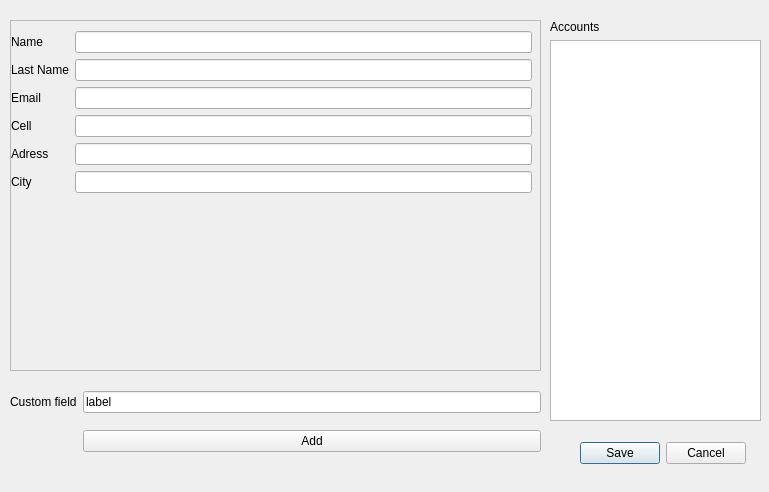
<?xml version="1.0" encoding="UTF-8"?>
<ui version="4.0">
 <class>DlgProfiles</class>
 <widget class="QWidget" name="DlgProfiles">
  <property name="geometry">
   <rect>
    <x>0</x>
    <y>0</y>
    <width>769</width>
    <height>492</height>
   </rect>
  </property>
  <property name="windowTitle">
   <string>Dialog</string>
  </property>
  <widget class="QWidget" name="verticalLayoutWidget">
   <property name="geometry">
    <rect>
     <x>550</x>
     <y>20</y>
     <width>211</width>
     <height>401</height>
    </rect>
   </property>
   <layout class="QVBoxLayout" name="verticalLayout">
    <item>
     <widget class="QLabel" name="label_7">
      <property name="text">
       <string>Accounts</string>
      </property>
     </widget>
    </item>
    <item>
     <widget class="QTreeView" name="treeView"/>
    </item>
   </layout>
  </widget>
  <widget class="QWidget" name="gridLayoutWidget">
   <property name="geometry">
    <rect>
     <x>10</x>
     <y>380</y>
     <width>531</width>
     <height>83</height>
    </rect>
   </property>
   <layout class="QGridLayout" name="gridLayout">
    <item row="0" column="0">
     <widget class="QLabel" name="label_8">
      <property name="text">
       <string>Custom field</string>
      </property>
     </widget>
    </item>
    <item row="1" column="1">
     <widget class="QPushButton" name="pushButton">
      <property name="text">
       <string>Add</string>
      </property>
     </widget>
    </item>
    <item row="0" column="1">
     <widget class="QLineEdit" name="lineEdit_8">
      <property name="text">
       <string>label</string>
      </property>
     </widget>
    </item>
   </layout>
  </widget>
  <widget class="QDialogButtonBox" name="buttonBox">
   <property name="geometry">
    <rect>
     <x>570</x>
     <y>440</y>
     <width>176</width>
     <height>27</height>
    </rect>
   </property>
   <property name="standardButtons">
    <set>QDialogButtonBox::Cancel|QDialogButtonBox::Save</set>
   </property>
  </widget>
  <widget class="QScrollArea" name="scrollArea">
   <property name="geometry">
    <rect>
     <x>10</x>
     <y>20</y>
     <width>531</width>
     <height>351</height>
    </rect>
   </property>
   <property name="widgetResizable">
    <bool>true</bool>
   </property>
   <widget class="QWidget" name="scrollAreaWidgetContents">
    <property name="geometry">
     <rect>
      <x>0</x>
      <y>0</y>
      <width>529</width>
      <height>349</height>
     </rect>
    </property>
    <widget class="QWidget" name="formLayoutWidget">
     <property name="geometry">
      <rect>
       <x>0</x>
       <y>10</y>
       <width>521</width>
       <height>261</height>
      </rect>
     </property>
     <layout class="QFormLayout" name="formLayout">
      <property name="fieldGrowthPolicy">
       <enum>QFormLayout::AllNonFixedFieldsGrow</enum>
      </property>
      <item row="0" column="0">
       <widget class="QLabel" name="label_name">
        <property name="text">
         <string>Name</string>
        </property>
       </widget>
      </item>
      <item row="0" column="1">
       <widget class="QLineEdit" name="edit_name"/>
      </item>
      <item row="1" column="0">
       <widget class="QLabel" name="label_lname">
        <property name="text">
         <string>Last Name</string>
        </property>
       </widget>
      </item>
      <item row="1" column="1">
       <widget class="QLineEdit" name="edit_lname"/>
      </item>
      <item row="2" column="0">
       <widget class="QLabel" name="label_email">
        <property name="text">
         <string>Email</string>
        </property>
       </widget>
      </item>
      <item row="2" column="1">
       <widget class="QLineEdit" name="edit_email"/>
      </item>
      <item row="3" column="0">
       <widget class="QLabel" name="label_cell">
        <property name="text">
         <string>Cell</string>
        </property>
       </widget>
      </item>
      <item row="3" column="1">
       <widget class="QLineEdit" name="edit_cell"/>
      </item>
      <item row="4" column="0">
       <widget class="QLabel" name="label_adress">
        <property name="text">
         <string>Adress</string>
        </property>
       </widget>
      </item>
      <item row="4" column="1">
       <widget class="QLineEdit" name="edit_adress"/>
      </item>
      <item row="5" column="0">
       <widget class="QLabel" name="label_city">
        <property name="text">
         <string>City</string>
        </property>
       </widget>
      </item>
      <item row="5" column="1">
       <widget class="QLineEdit" name="edit_city"/>
      </item>
     </layout>
    </widget>
   </widget>
  </widget>
 </widget>
 <resources/>
 <connections>
  <connection>
   <sender>buttonBox</sender>
   <signal>accepted()</signal>
   <receiver>DlgProfiles</receiver>
   <slot>accept()</slot>
   <hints>
    <hint type="sourcelabel">
     <x>699</x>
     <y>449</y>
    </hint>
    <hint type="destinationlabel">
     <x>667</x>
     <y>481</y>
    </hint>
   </hints>
  </connection>
  <connection>
   <sender>buttonBox</sender>
   <signal>rejected()</signal>
   <receiver>DlgProfiles</receiver>
   <slot>cancel()</slot>
   <hints>
    <hint type="sourcelabel">
     <x>610</x>
     <y>452</y>
    </hint>
    <hint type="destinationlabel">
     <x>500</x>
     <y>480</y>
    </hint>
   </hints>
  </connection>
 </connections>
 <slots>
  <slot>accept()</slot>
  <slot>cancel()</slot>
 </slots>
</ui>
